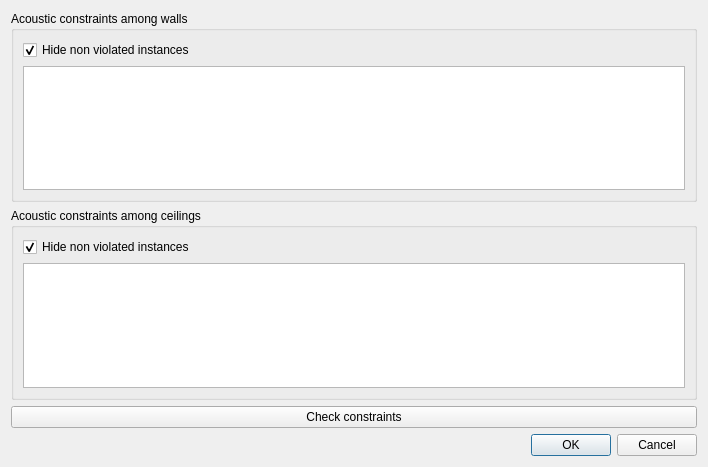
<?xml version="1.0" encoding="UTF-8"?>
<ui version="4.0">
 <class>SVAcousticConstraintsCheckDialog</class>
 <widget class="QDialog" name="SVAcousticConstraintsCheckDialog">
  <property name="geometry">
   <rect>
    <x>0</x>
    <y>0</y>
    <width>708</width>
    <height>467</height>
   </rect>
  </property>
  <property name="windowTitle">
   <string>Dialog</string>
  </property>
  <layout class="QVBoxLayout" name="verticalLayout">
   <item>
    <widget class="QGroupBox" name="groupBox">
     <property name="title">
      <string>Acoustic constraints among walls</string>
     </property>
     <layout class="QVBoxLayout" name="verticalLayout_2">
      <item>
       <widget class="QCheckBox" name="checkBoxHideWalls">
        <property name="text">
         <string>Hide non violated instances</string>
        </property>
        <property name="checked">
         <bool>true</bool>
        </property>
        <property name="tristate">
         <bool>false</bool>
        </property>
       </widget>
      </item>
      <item>
       <widget class="QTableWidget" name="tableWidgetWalls"/>
      </item>
     </layout>
    </widget>
   </item>
   <item>
    <widget class="QGroupBox" name="groupBox_2">
     <property name="title">
      <string>Acoustic constraints among ceilings</string>
     </property>
     <layout class="QVBoxLayout" name="verticalLayout_3">
      <item>
       <widget class="QCheckBox" name="checkBoxHideCeilings">
        <property name="text">
         <string>Hide non violated instances</string>
        </property>
        <property name="checked">
         <bool>true</bool>
        </property>
       </widget>
      </item>
      <item>
       <widget class="QTableWidget" name="tableWidgetCeilings"/>
      </item>
     </layout>
    </widget>
   </item>
   <item>
    <widget class="QPushButton" name="pushButtonCheckConstraints">
     <property name="text">
      <string>Check constraints</string>
     </property>
    </widget>
   </item>
   <item>
    <widget class="QDialogButtonBox" name="buttonBox">
     <property name="orientation">
      <enum>Qt::Horizontal</enum>
     </property>
     <property name="standardButtons">
      <set>QDialogButtonBox::Cancel|QDialogButtonBox::Ok</set>
     </property>
    </widget>
   </item>
  </layout>
 </widget>
 <resources/>
 <connections>
  <connection>
   <sender>buttonBox</sender>
   <signal>accepted()</signal>
   <receiver>SVAcousticConstraintsCheckDialog</receiver>
   <slot>accept()</slot>
   <hints>
    <hint type="sourcelabel">
     <x>248</x>
     <y>254</y>
    </hint>
    <hint type="destinationlabel">
     <x>157</x>
     <y>274</y>
    </hint>
   </hints>
  </connection>
  <connection>
   <sender>buttonBox</sender>
   <signal>rejected()</signal>
   <receiver>SVAcousticConstraintsCheckDialog</receiver>
   <slot>reject()</slot>
   <hints>
    <hint type="sourcelabel">
     <x>316</x>
     <y>260</y>
    </hint>
    <hint type="destinationlabel">
     <x>286</x>
     <y>274</y>
    </hint>
   </hints>
  </connection>
 </connections>
</ui>
